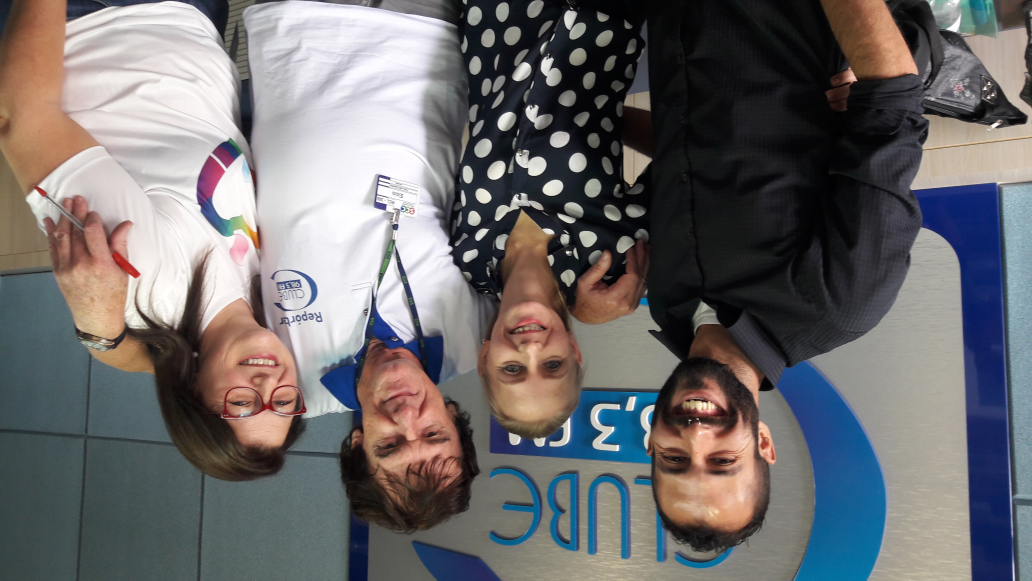
#> input picture backup/static-9-10/media/imagens_destaque_galeria/20180405_100235.jpg, 4128 x 2322 px (shown at 1/4 size)
$ python -i models.py   (imports and definitions only)
#> lines starting #> are read from the running program, lines starting #| are printed output that depends on the picture
import os

from django.db.models.signals import post_save
from django.dispatch import receiver
from django.db import models
from datetime import datetime
from PIL import Image, ExifTags
#from utilities.utils import get_filename

import uuid
#from django.core.validators import email_re
from django.core.exceptions import ValidationError

# Create your models here.

# rotaciona foto, caso ela esteja sendo apresentada invertida
def rotate_image(filepath):
  try:
    image = Image.open(filepath)
#> image is the input picture: PIL image 4128x2322 RGB; mean R, G, B 110.9, 108.3, 109.5
    for orientation in ExifTags.TAGS.keys():
      if ExifTags.TAGS[orientation] == 'Orientation':
            break
    exif = dict(image._getexif().items())
#> exif = 39 items

    if exif[orientation] == 3:
        image = image.rotate(180, expand=True)
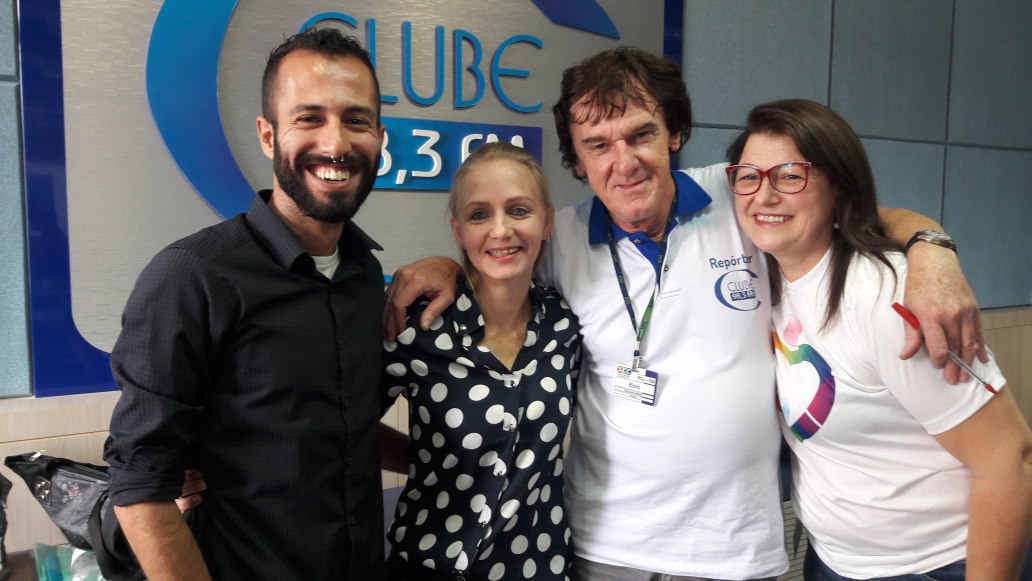
#> image: PIL image 4128x2322 RGB (shown at 1/4 size); mean R, G, B 110.9, 108.3, 109.5
    elif exif[orientation] == 6:
        image = image.rotate(270, expand=True)
    elif exif[orientation] == 8:
        image = image.rotate(90, expand=True)
    image.save(filepath)
    image.close()
  except (AttributeError, KeyError, IndexError):
    # cases: image don't have getexif
    pass


# [11 lines that did not run here, left out]

# [7 lines that did not run here, left out]

# faz a rotação das imagens para não ficarem invertidas no browser
# [6 lines that did not run here, left out]


# [19 lines that did not run here, left out]

# [28 lines that did not run here, left out]


# [7 lines that did not run here, left out]

# [32 lines that did not run here, left out]

>>> result = rotate_image('../backup/static-9-10/media/imagens_destaque_galeria/20180405_100235.jpg')
